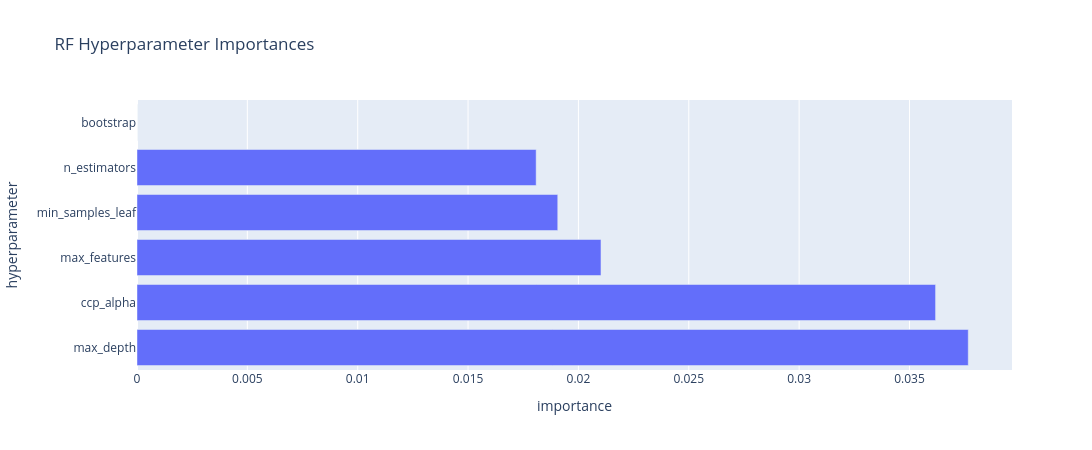

The notebook cell this image was saved under:
### Code cell
# collect tried parameter sets + their CV score
cvres = pd.DataFrame(rf_search.cv_results_)

scores = cvres["mean_test_score"].copy()

param_cols = [c for c in cvres.columns if c.startswith("param_")]
importances = []
for c in param_cols:
    s = cvres[[c]].copy()
    s["score"] = scores.values
    # group by param value, take mean score per value, then take range
    imp = s.groupby(c, dropna=False)["score"].mean().max() - s.groupby(c, dropna=False)["score"].mean().min()
    importances.append((c.replace("param_model__", ""), float(imp)))

imp_df = pd.DataFrame(importances, columns=["hyperparameter", "importance"]).sort_values("importance")

fig = px.bar(
    imp_df, x="importance", y="hyperparameter", orientation="h",
    title="RF Hyperparameter Importances"
)
fig.update_layout(width=1100, height=450, yaxis=dict(autorange="reversed"))
fig.show()

### Figure 1 — Plotly figure (JSON) as saved in the notebook; plotly's stock layout.template omitted (floating-point values rounded to 4 significant figures)
{"data": [{"hovertemplate": "importance=%{x}<br>hyperparameter=%{y}<extra></extra>", "legendgroup": "", "marker": {"color": "#636efa", "pattern": {"shape": ""}}, "name": "", "orientation": "h", "showlegend": false, "textposition": "auto", "type": "bar", "x": [0.0, 0.01808, 0.01906, 0.02102, 0.03618, 0.03766], "xaxis": "x", "y": ["bootstrap", "n_estimators", "min_samples_leaf", "max_features", "ccp_alpha", "max_depth"], "yaxis": "y"}], "layout": {"barmode": "relative", "height": 450, "legend": {"tracegroupgap": 0}, "title": {"text": "RF Hyperparameter Importances"}, "width": 1100, "xaxis": {"anchor": "y", "domain": [0, 1], "title": {"text": "importance"}}, "yaxis": {"anchor": "x", "autorange": "reversed", "domain": [0, 1], "title": {"text": "hyperparameter"}}}}
